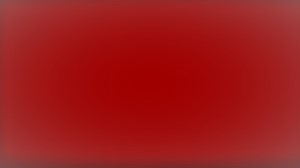
#> input picture image Processing/images/red2.jpg, 300 x 168 px
$ python Image_diff.py
#> lines starting #> are read from the running program, lines starting #| are printed output that depends on the picture; after the words box and inside, x2 and y2 are one past the last pixel; in counts of white or black regions, pixels touching at a corner belong together; long printed decimals are rounded
import cv2
from skimage.metrics import structural_similarity
import imutils
import numpy as np
from matplotlib import pyplot as plt


# load the two input images
img_1 = cv2.imread("images/red2.jpg")
#> img_1 is the input picture: shape (168, 300, 3); mean B, G, R 27.2, 27.1, 159.1
img_2 = cv2.imread("images/red3.jpg")
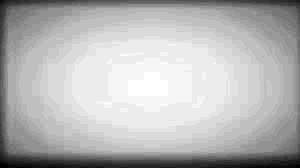
#> input picture image Processing/images/red3.jpg, 300 x 168 px
#> img_2 is the input picture: shape (168, 300, 3); min 9, max 37, mean 29

#-----------------check both img size ----------------------------------
if img_1.shape == img_2.shape:

    print("The images have same size and channels")
    print("Processing...")
    difference = cv2.subtract(img_1,img_2)
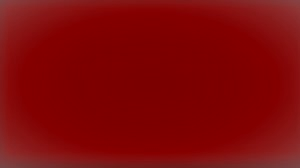
#> difference: shape (168, 300, 3); mean B, G, R 8.7, 8.7, 130.1
    b, g, r = cv2.split(difference)
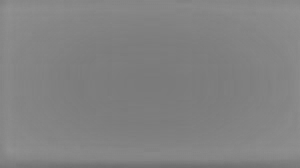
#> r: shape (168, 300); min 109, max 145, mean 130.1

    # convert the images to grayscale-----------------------------------
    grayA = cv2.cvtColor(img_1, cv2.COLOR_BGR2GRAY)
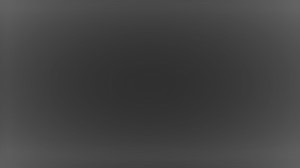
#> grayA: shape (168, 300); min 47, max 99, mean 66.6
    grayB = cv2.cvtColor(img_2, cv2.COLOR_BGR2GRAY)

    # compute the Structural Similarity Index (SSIM) between the two----
    # images, ensuring that the difference image is returned------------
    (score, diff) = structural_similarity(grayA, grayB, full=True)
#> score = 0.722
    diff = (diff * 255).astype("uint8")

    if cv2.countNonZero(b) == 0 and cv2.countNonZero(g) == 0 and cv2.countNonZero(r) == 0 and score == 1:
        print("The images are completely Equal")
        print("Similarities Percentage:- {}".format(score * 100))

    elif score > 0.5:
        print("The Images are not Completely Equal..")
        print("Processing...")

        # threshold the difference image, followed by finding contours to
        # obtain the regions of the two input images that differ---------
        thresh = cv2.threshold(diff, 0, 255, cv2.THRESH_BINARY_INV | cv2.THRESH_OTSU)[1]
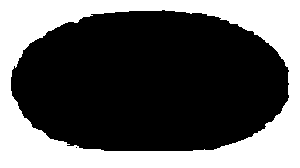
#> thresh: shape (168, 300); 36.5% white; 1 white region
        cnts = cv2.findContours(thresh.copy(), cv2.RETR_EXTERNAL, cv2.CHAIN_APPROX_SIMPLE)
#> cnts = 1 contour; box (x1, y1, x2, y2) and area: (0, 0, 300, 168) 49933
        cnts = imutils.grab_contours(cnts)
#> cnts = [[[0, 0], [0, 167], [299, 167], [299, 0]]]

        print("Similarities Percentage:- {}".format(score * 100))
#| Similarities Percentage:- 72.197

        for c in cnts:
        	# compute the bounding box of the contour and then draw the---
        	# bounding box on both input images to represent where the two
        	# images differ-----------------------------------------------
        	(x, y, w, h) = cv2.boundingRect(c)
        	cv2.rectangle(img_1, (x, y), (x + w, y + h), (0, 0, 255), 2)
        	cv2.rectangle(img_2, (x, y), (x + w, y + h), (0, 0, 255), 2)
#> this loop made 1 pass
#> (c, x, y, w, h) on pass 1: ([[0, 0], [0, 167], [299, 167], [299, 0]], 0, 0, 300, 168)
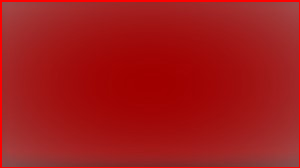
#> img_1: shape (168, 300, 3); 2.77% of pixels changed, all inside (x1, y1, x2, y2) = (0, 0, 300, 168)
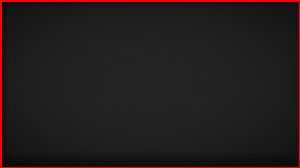
#> img_2: shape (168, 300, 3); 2.77% of pixels changed, all inside (x1, y1, x2, y2) = (0, 0, 300, 168)
        # show the output images------------------------------------------
        cv2.imshow("Original", img_1)
        cv2.imshow("Modified", img_2)
        cv2.imshow("Diff", diff)
        cv2.imshow("Thresh", thresh)
        cv2.waitKey(0)
        cv2.destroyAllWindows()

    else:
        print("Similarities Percentage:- {}".format(score * 100))
        print("The Images Are completely Different..")
else:
    print("Images Have not same size\nPlease Input TheSame Size Images...")
